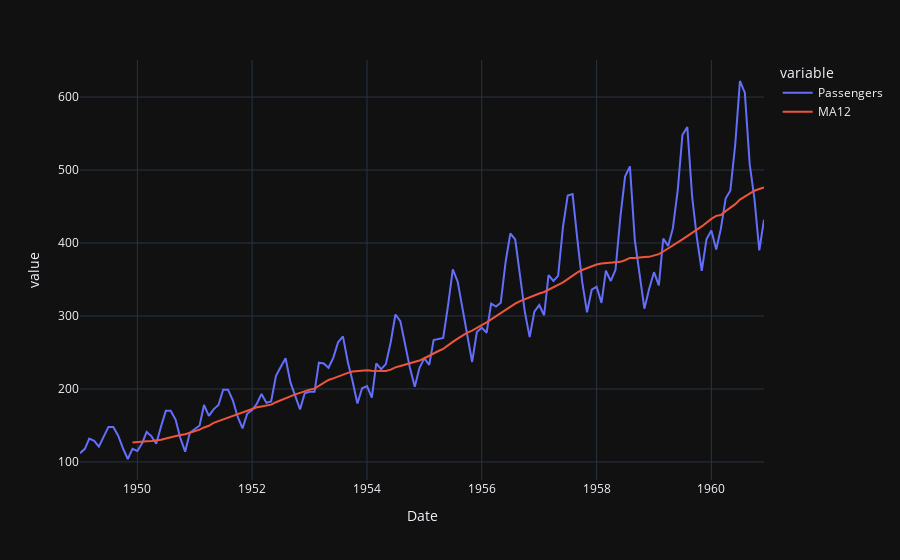

The notebook cell saved with this chart:
### Code cell
data['MA12'] = data['Passengers'].rolling(12).mean()

import plotly.express as px
fig = px.line(data, x="Date", y=["Passengers", "MA12"], template= 'plotly_dark')
fig.show()

### Figure 1 — Plotly figure (JSON) as saved in the notebook; plotly's stock layout.template omitted (floating-point values rounded to 4 significant figures; data arrays with more than 128 entries replaced by an {"elided": "..."} marker saying what was removed)
{"data": [{"hovertemplate": "variable=Passengers<br>Date=%{x}<br>value=%{y}<extra></extra>", "legendgroup": "Passengers", "line": {"color": "#636efa", "dash": "solid"}, "marker": {"symbol": "circle"}, "mode": "lines", "name": "Passengers", "orientation": "v", "showlegend": true, "type": "scatter", "x": {"elided": "144 str values"}, "xaxis": "x", "y": {"elided": "144 int values"}, "yaxis": "y"}, {"hovertemplate": "variable=MA12<br>Date=%{x}<br>value=%{y}<extra></extra>", "legendgroup": "MA12", "line": {"color": "#EF553B", "dash": "solid"}, "marker": {"symbol": "circle"}, "mode": "lines", "name": "MA12", "orientation": "v", "showlegend": true, "type": "scatter", "x": {"elided": "144 str values"}, "xaxis": "x", "y": {"elided": "144 float values"}, "yaxis": "y"}], "layout": {"legend": {"title": {"text": "variable"}, "tracegroupgap": 0}, "margin": {"t": 60}, "xaxis": {"anchor": "y", "domain": [0, 1], "title": {"text": "Date"}}, "yaxis": {"anchor": "x", "domain": [0, 1], "title": {"text": "value"}}}}
